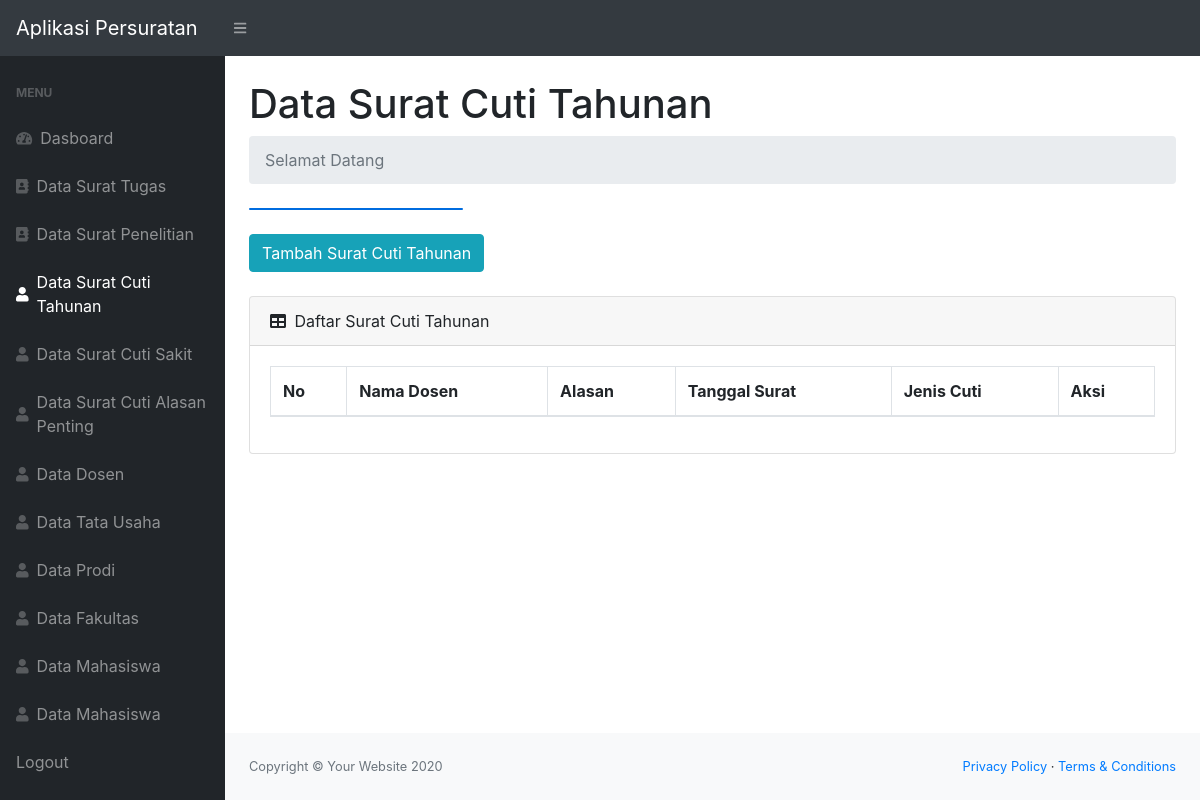
Page /cuti.php on the earlier database version.
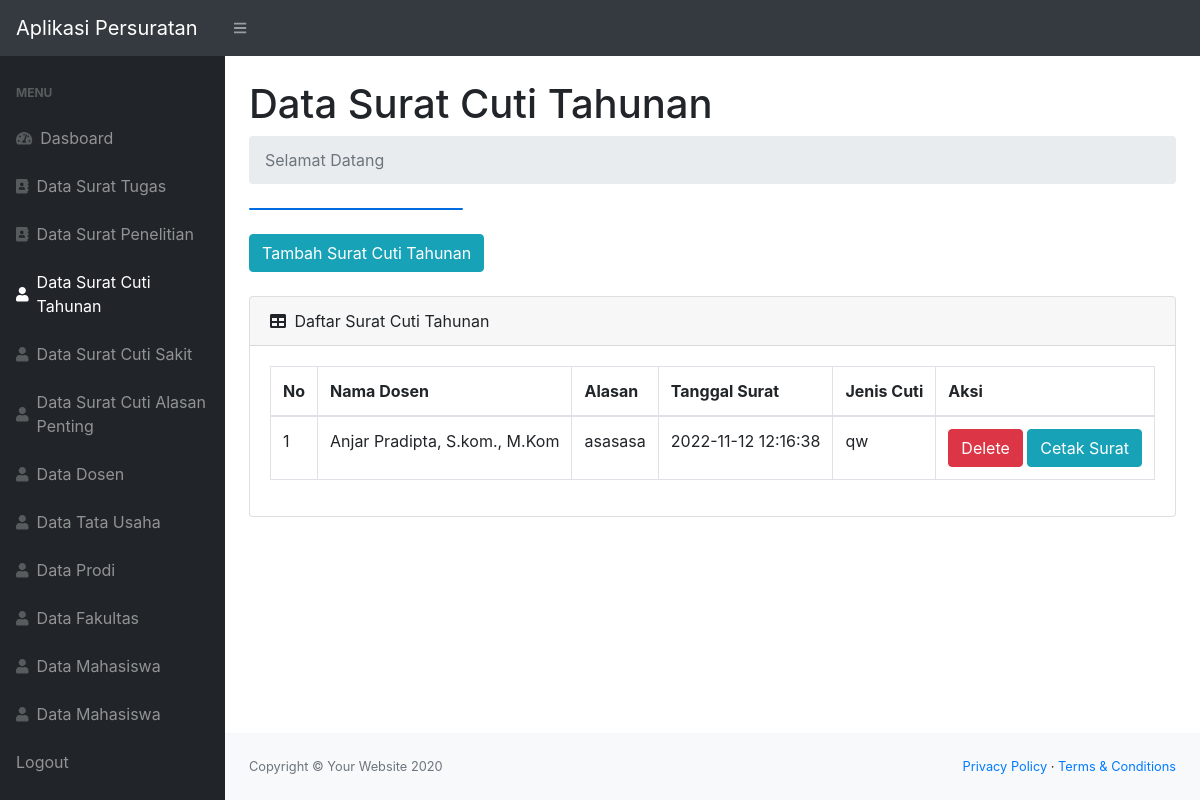
Same page on the later database version.
### tables this page shows
CREATE TABLE `suratcuti` (
  `idcuti` int(11) NOT NULL,
  `alasancuti` varchar(40) NOT NULL,
  `nip` varchar(90) NOT NULL,
  `alamatcuti` varchar(90) NOT NULL,
  `tglsur` datetime NOT NULL DEFAULT current_timestamp(),
  `jeniscuti` varchar(30) NOT NULL,
  `tglselesai` date NOT NULL,
  `tglmulai` date NOT NULL,
  `idfak` int(11) NOT NULL,
  `nocut` varchar(50) NOT NULL
);

CREATE TABLE `dosen` (
  `iddosen` int(11) NOT NULL,
  `nama` varchar(50) NOT NULL,
  `nip` int(20) NOT NULL,
  `jabatan` varchar(10) NOT NULL,
  `notlp` char(16) NOT NULL
);

### cuti.php (the view, shortened to what this page needs)
<?php
$con = mysqli_connect('localhost', 'root', '', 'suratuniv');
?>
<!DOCTYPE html>
<html lang="en">
<head>
    <link href="css/styles.css" rel="stylesheet" />
    <link href="https://cdn.datatables.net/1.10.20/css/dataTables.bootstrap4.min.css" rel="stylesheet" />
</head>
<body class="sb-nav-fixed">
    <nav class="sb-topnav navbar navbar-expand navbar-dark bg-dark">
        <a class="navbar-brand" href="index.php">Aplikasi Persuratan</a>
        <button class="btn btn-link btn-sm order-1 order-lg-0" id="sidebarToggle" href="#"><i class="fas fa-bars"></i></button>
    </nav>
    <div id="layoutSidenav">
        <div id="layoutSidenav_nav">
            <nav class="sb-sidenav accordion sb-sidenav-dark" id="sidenavAccordion">
                <div class="sb-sidenav-menu">
                    <div class="nav">
                        <div class="sb-sidenav-menu-heading">Menu</div>
                        <a class="nav-link" href="index.php">
                            <div class="sb-nav-link-icon"><i class="fas fa-tachometer-alt"></i></div>
                            Dasboard
                        </a>
                        <a class="nav-link" href="index.php">
                            <div class="sb-nav-link-icon"><i class="fas fa-address-book"></i></div>
                            Data Surat Tugas
                        </a>
                        <a class="nav-link" href="penelitian.php">
                            <div class="sb-nav-link-icon"><i class="fas fa-address-book"></i></div>
                            Data Surat Penelitian
                        </a>
                        <a class="nav-link" href="cuti.php">
                            <div class="sb-nav-link-icon"><i class="fas fa-user"></i></div>
                            Data Surat Cuti Tahunan
                        </a>
                        <a class="nav-link" href="sakit.php">
                            <div class="sb-nav-link-icon"><i class="fas fa-user"></i></div>
                            Data Surat Cuti Sakit
                        </a>
                        <a class="nav-link" href="cutialasan.php">
                            <div class="sb-nav-link-icon"><i class="fas fa-user"></i></div>
                            Data Surat Cuti Alasan Penting
                        </a>
                        <a class="nav-link" href="dosen.php">
                            <div class="sb-nav-link-icon"><i class="fas fa-user"></i></div>
                            Data Dosen
                        </a>
                        <a class="nav-link" href="tatausaha.php">
                            <div class="sb-nav-link-icon"><i class="fas fa-user"></i></div>
                            Data Tata Usaha
                        </a>
                        <a class="nav-link" href="prodi.php">
                            <div class="sb-nav-link-icon"><i class="fas fa-user"></i></div>
                            Data Prodi
                        </a>
                        <a class="nav-link" href="fakultas.php">
                            <div class="sb-nav-link-icon"><i class="fas fa-user"></i></div>
                            Data Fakultas
                        </a>
                        <a class="nav-link" href="datamhs.php">
                            <div class="sb-nav-link-icon"><i class="fas fa-user"></i></div>
                            Data Mahasiswa
                        </a>
                        <a class="nav-link" href="datamhs.php">
                            <div class="sb-nav-link-icon"><i class="fas fa-user"></i></div>
                            Data Mahasiswa
                        </a>
                        <a class="nav-link" href="logout.php">
                            Logout
                        </a>
                    </div>
                </div>
            </nav>
        </div>
        <div id="layoutSidenav_content">
            <main>
                <div class="container-fluid">
                    <h1 class="mt-4">Data Surat Cuti Tahunan</h1>
                    <ol class="breadcrumb mb-4">
                        <li class="breadcrumb-item active">Selamat Datang</li>
                    </ol>
                    <div class="row">
                        <div class="col-xl-3 col-md-6">
                            <div class="card bg-primary text-white mb-4">
                            </div>
                        </div>
                    </div>
                    <button type="button" class="btn btn-info mb-4" data-toggle="modal" data-target="#myModal">
                        Tambah Surat Cuti Tahunan
                    </button>
                    <div class="card mb-4">
                        <div class="card-header">
                            <i class="fas fa-table mr-1"></i>
                            Daftar Surat Cuti Tahunan
                        </div>
                        <div class="card-body">
                            <div class="table-responsive">
                                <table class="table table-bordered" id="dataTable" width="100%" cellspacing="0">
                                    <thead>
                                        <tr>
                                            <th>No</th>
                                            <th>Nama Dosen</th>
                                            <th>Alasan</th>
                                            <th>Tanggal Surat</th>
                                            <th>Jenis Cuti</th>
                                            <th>Aksi</th>
                                        </tr>
                                    </thead>
                                    <tbody>
                                        <?php
                                        $get = mysqli_query($con, "SELECT* FROM suratcuti  k, dosen s where s.nip =k.nip");
                                        $i = 1;
                                        while ($p = mysqli_fetch_array($get)) {
                                        ?>
                                            <tr>
                                                <td><?= $i++ ?></td>
                                                <td><?= $p['nama'] ?></td>
                                                <td><?= $p['alasancuti'] ?></td>
                                                <td><?= $p['tglsur'] ?></td>
                                                <td><?= $p['jeniscuti'] ?></td>
                                                <td>
                                                    <button type="button" class="btn btn-danger" data-toggle="modal" data-target="#delete<?= $p['idcuti']; ?>">
                                                        Delete
                                                    </button>
                                                    <a href="printcuti.php?idcuti=<?= $p['idcuti'] ?>" class="btn btn-info">Cetak Surat</a>
                                                </td>
                                            </tr>
                                        <?php
                                        };
                                        ?>
                                    </tbody>
                                </table>
                            </div>
                        </div>
                    </div>
                </div>
            </main>
            <footer class="py-4 bg-light mt-auto">
                <div class="container-fluid">
                    <div class="d-flex align-items-center justify-content-between small">
                        <div class="text-muted">Copyright &copy; Your Website 2020</div>
                        <div>
                            <a href="#">Privacy Policy</a>
                            &middot;
                            <a href="#">Terms &amp; Conditions</a>
                        </div>
                    </div>
                </div>
            </footer>
        </div>
    </div>
</body>
</html>

Differences in the rows shown:
added suratcuti: dosen.nama "Anjar Pradipta, S.kom., M.Kom", alasancuti "asasasa", tglsur "2022-11-12 12:16:38", jeniscuti "qw"
